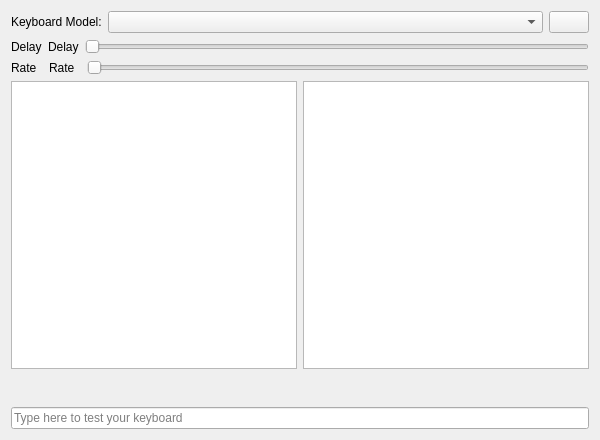
<?xml version="1.0" encoding="UTF-8"?>
<ui version="4.0">
 <class>PageKeyboard</class>
 <widget class="QWidget" name="PageKeyboard">
  <property name="geometry">
   <rect>
    <x>0</x>
    <y>0</y>
    <width>600</width>
    <height>440</height>
   </rect>
  </property>
  <property name="windowTitle">
   <string notr="true"/>
  </property>
  <layout class="QVBoxLayout" name="verticalLayout">
   <item>
    <layout class="QHBoxLayout" name="horizontalLayout_2">
     <property name="topMargin">
      <number>0</number>
     </property>
     <item>
      <widget class="QLabel" name="label">
       <property name="text">
        <string>Keyboard Model:</string>
       </property>
      </widget>
     </item>
     <item>
      <widget class="QComboBox" name="modelComboBox">
       <property name="sizePolicy">
        <sizepolicy hsizetype="Expanding" vsizetype="Fixed">
         <horstretch>0</horstretch>
         <verstretch>0</verstretch>
        </sizepolicy>
       </property>
      </widget>
     </item>
     <item>
      <widget class="QPushButton" name="buttonRestore">
       <property name="text">
        <string/>
       </property>
       <property name="icon">
        <iconset>
         <normaloff>:/images/resources/restore.png</normaloff>:/images/resources/restore.png</iconset>
       </property>
       <property name="iconSize">
        <size>
         <width>18</width>
         <height>18</height>
        </size>
       </property>
      </widget>
     </item>
    </layout>
   </item>
   <item>
    <layout class="QHBoxLayout" name="horizontalLayout_3">
     <property name="topMargin">
      <number>0</number>
     </property>
     <item>
      <widget class="QLabel" name="label_4">
       <property name="text">
        <string>Delay</string>
       </property>
      </widget>
     </item>
     <item>
      <widget class="QLabel" name="label_2">
       <property name="text">
        <string>Delay</string>
       </property>
      </widget>
     </item>
     <item>
      <widget class="QSlider" name="sliderDelay">
       <property name="toolTip">
        <string>Set delay</string>
       </property>
       <property name="minimum">
        <number>5</number>
       </property>
       <property name="maximum">
        <number>1000</number>
       </property>
       <property name="orientation">
        <enum>Qt::Horizontal</enum>
       </property>
      </widget>
     </item>
    </layout>
   </item>
   <item>
    <layout class="QHBoxLayout" name="horizontalLayout_5">
     <property name="topMargin">
      <number>0</number>
     </property>
     <item>
      <widget class="QLabel" name="label_5">
       <property name="text">
        <string>Rate  </string>
       </property>
      </widget>
     </item>
     <item>
      <widget class="QLabel" name="label_3">
       <property name="text">
        <string>Rate  </string>
       </property>
      </widget>
     </item>
     <item>
      <widget class="QSlider" name="sliderRate">
       <property name="toolTip">
        <string>Set Rate</string>
       </property>
       <property name="minimum">
        <number>5</number>
       </property>
       <property name="orientation">
        <enum>Qt::Horizontal</enum>
       </property>
      </widget>
     </item>
    </layout>
   </item>
   <item>
    <layout class="QHBoxLayout" name="horizontalLayout_4">
     <item>
      <widget class="QListView" name="layoutsListView"/>
     </item>
     <item>
      <widget class="QListView" name="variantsListView"/>
     </item>
    </layout>
   </item>
   <item>
    <layout class="QHBoxLayout" name="horizontalLayout">
     <property name="spacing">
      <number>0</number>
     </property>
     <property name="topMargin">
      <number>6</number>
     </property>
     <property name="bottomMargin">
      <number>6</number>
     </property>
     <item>
      <spacer name="horizontalSpacer_2">
       <property name="orientation">
        <enum>Qt::Horizontal</enum>
       </property>
       <property name="sizeType">
        <enum>QSizePolicy::Minimum</enum>
       </property>
       <property name="sizeHint" stdset="0">
        <size>
         <width>0</width>
         <height>20</height>
        </size>
       </property>
      </spacer>
     </item>
     <item>
      <layout class="QVBoxLayout" name="KBPreviewLayout"/>
     </item>
     <item>
      <spacer name="horizontalSpacer">
       <property name="orientation">
        <enum>Qt::Horizontal</enum>
       </property>
       <property name="sizeType">
        <enum>QSizePolicy::Minimum</enum>
       </property>
       <property name="sizeHint" stdset="0">
        <size>
         <width>0</width>
         <height>20</height>
        </size>
       </property>
      </spacer>
     </item>
    </layout>
   </item>
   <item>
    <widget class="QLineEdit" name="LE_TestKeyboard">
     <property name="font">
      <font>
       <weight>50</weight>
       <bold>false</bold>
      </font>
     </property>
     <property name="inputMask">
      <string/>
     </property>
     <property name="text">
      <string/>
     </property>
     <property name="placeholderText">
      <string>Type here to test your keyboard</string>
     </property>
    </widget>
   </item>
  </layout>
 </widget>
 <tabstops>
  <tabstop>buttonRestore</tabstop>
 </tabstops>
 <resources/>
 <connections/>
</ui>
